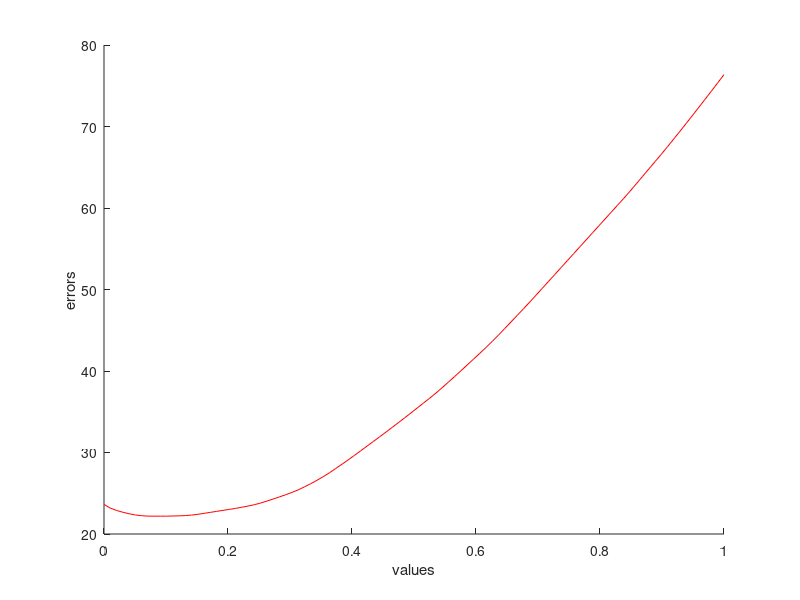

Write MATLAB code to recreate this figure.
data = rand(1, 100).^4;
candidates = linspace(0, 1, 100);
errors = zeros(1, 100);
for i=1:100
    %fill vector with error metrics
    errors(i)=sum(abs(data-candidates(i)));
end
figure;
hold on;
plot(candidates, errors, 'r');
xlabel('values');
ylabel('errors');